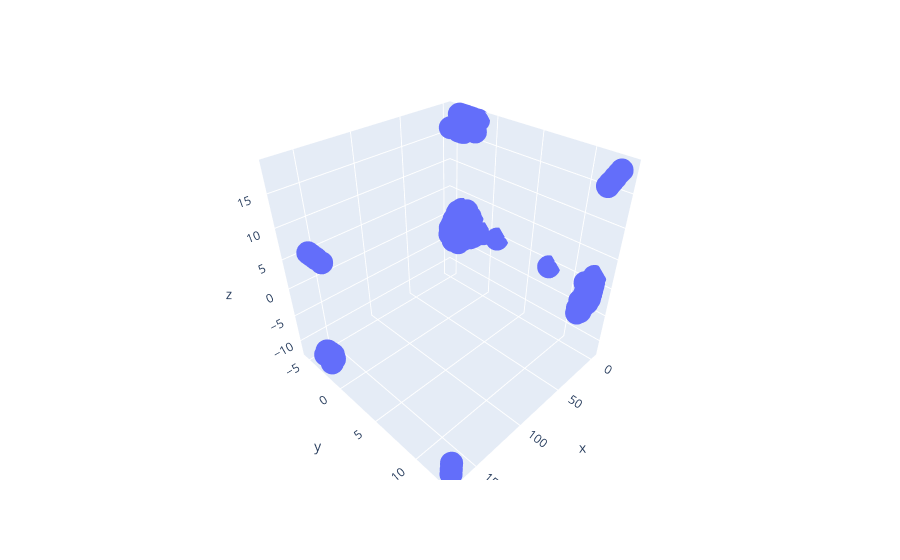

The notebook cell saved with this chart:
### Code cell
# PC1, PC2, PC3 visualization
def isolate():
    X_train_final = composer.fit_transform(X=X_train)
    pca_data = PCA().fit_transform(X=X_train_final)
    x, y, z = pca_data[:,:3].T

    fig = px.scatter_3d(x=x, y=y, z=z)
    fig.show()

isolate()

### Figure 1 — Plotly figure (JSON) as saved in the notebook; plotly's stock layout.template omitted (floating-point values rounded to 4 significant figures; data arrays with more than 128 entries replaced by an {"elided": "..."} marker saying what was removed)
{"data": [{"hovertemplate": "x=%{x}<br>y=%{y}<br>z=%{z}<extra></extra>", "legendgroup": "", "marker": {"color": "#636efa", "symbol": "circle"}, "mode": "markers", "name": "", "scene": "scene", "showlegend": false, "type": "scatter3d", "x": {"elided": "4465 float values"}, "y": {"elided": "4465 float values"}, "z": {"elided": "4465 float values"}}], "layout": {"legend": {"tracegroupgap": 0}, "margin": {"t": 60}, "scene": {"domain": {"x": [0, 1], "y": [0, 1]}, "xaxis": {"title": {"text": "x"}}, "yaxis": {"title": {"text": "y"}}, "zaxis": {"title": {"text": "z"}}}}}
